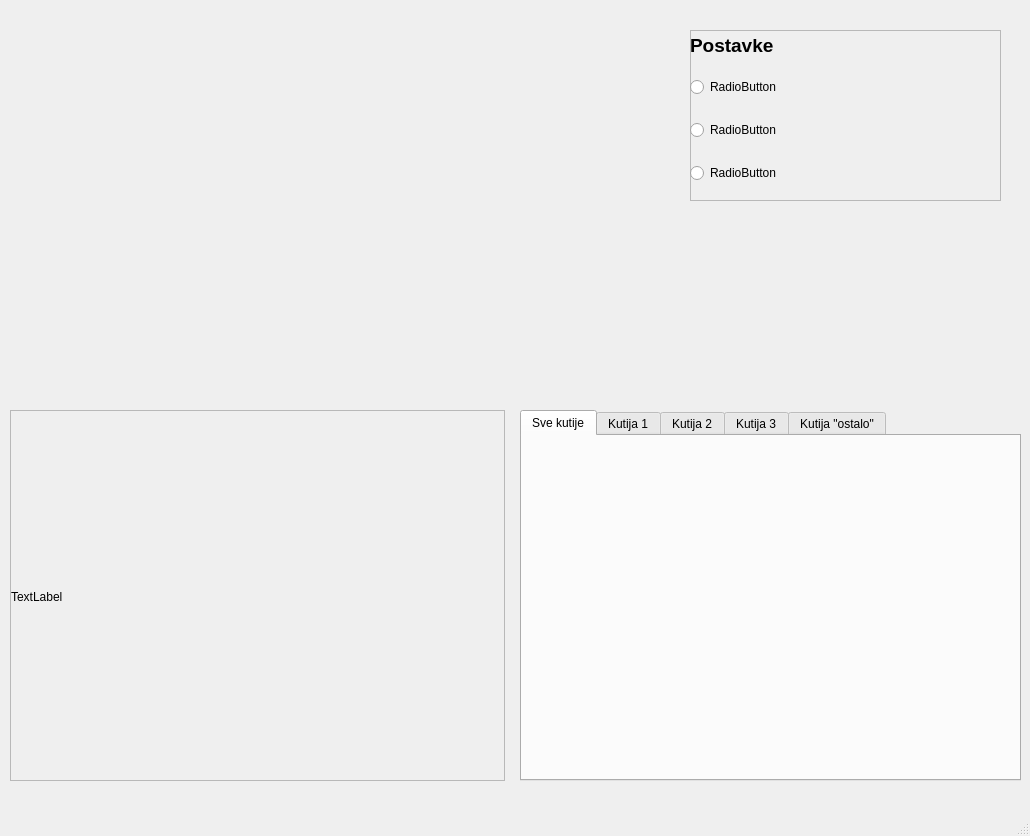
<?xml version="1.0" encoding="UTF-8"?>
<ui version="4.0">
 <class>MainWindow</class>
 <widget class="QMainWindow" name="MainWindow">
  <property name="geometry">
   <rect>
    <x>0</x>
    <y>0</y>
    <width>1030</width>
    <height>836</height>
   </rect>
  </property>
  <property name="windowTitle">
   <string>Sortirka</string>
  </property>
  <widget class="QWidget" name="centralwidget">
   <widget class="QTabWidget" name="tabWidget">
    <property name="geometry">
     <rect>
      <x>520</x>
      <y>410</y>
      <width>501</width>
      <height>371</height>
     </rect>
    </property>
    <property name="tabShape">
     <enum>QTabWidget::Rounded</enum>
    </property>
    <property name="currentIndex">
     <number>0</number>
    </property>
    <property name="elideMode">
     <enum>Qt::ElideNone</enum>
    </property>
    <widget class="QWidget" name="tab">
     <attribute name="title">
      <string>Sve kutije</string>
     </attribute>
    </widget>
    <widget class="QWidget" name="tab_3">
     <attribute name="title">
      <string>Kutija 1</string>
     </attribute>
    </widget>
    <widget class="QWidget" name="tab_4">
     <attribute name="title">
      <string>Kutija 2</string>
     </attribute>
    </widget>
    <widget class="QWidget" name="tab_2">
     <attribute name="title">
      <string>Kutija 3</string>
     </attribute>
    </widget>
    <widget class="QWidget" name="tab_5">
     <attribute name="title">
      <string>Kutija &quot;ostalo&quot;</string>
     </attribute>
    </widget>
   </widget>
   <widget class="QStackedWidget" name="stackedWidget">
    <property name="geometry">
     <rect>
      <x>10</x>
      <y>410</y>
      <width>495</width>
      <height>371</height>
     </rect>
    </property>
    <property name="frameShape">
     <enum>QFrame::StyledPanel</enum>
    </property>
    <property name="frameShadow">
     <enum>QFrame::Plain</enum>
    </property>
    <property name="currentIndex">
     <number>1</number>
    </property>
    <widget class="QWidget" name="page">
     <widget class="QLabel" name="img_frame1">
      <property name="geometry">
       <rect>
        <x>0</x>
        <y>0</y>
        <width>495</width>
        <height>371</height>
       </rect>
      </property>
      <property name="text">
       <string>TextLabel</string>
      </property>
     </widget>
    </widget>
    <widget class="QWidget" name="page_2">
     <widget class="QLabel" name="img_frame1_2">
      <property name="geometry">
       <rect>
        <x>0</x>
        <y>0</y>
        <width>495</width>
        <height>371</height>
       </rect>
      </property>
      <property name="text">
       <string>TextLabel</string>
      </property>
     </widget>
    </widget>
   </widget>
   <widget class="QFrame" name="frame">
    <property name="geometry">
     <rect>
      <x>690</x>
      <y>30</y>
      <width>311</width>
      <height>171</height>
     </rect>
    </property>
    <property name="frameShape">
     <enum>QFrame::StyledPanel</enum>
    </property>
    <property name="frameShadow">
     <enum>QFrame::Plain</enum>
    </property>
    <widget class="QLabel" name="lb_settings">
     <property name="geometry">
      <rect>
       <x>0</x>
       <y>0</y>
       <width>311</width>
       <height>31</height>
      </rect>
     </property>
     <property name="toolTip">
      <string>&lt;html&gt;&lt;head/&gt;&lt;body&gt;&lt;p&gt;&lt;span style=&quot; font-size:14pt; font-weight:600;&quot;&gt;Postavke&lt;/span&gt;&lt;/p&gt;&lt;/body&gt;&lt;/html&gt;</string>
     </property>
     <property name="locale">
      <locale language="Croatian" country="Croatia"/>
     </property>
     <property name="text">
      <string>&lt;html&gt;&lt;head/&gt;&lt;body&gt;&lt;p&gt;&lt;span style=&quot; font-size:14pt; font-weight:600;&quot;&gt;Postavke&lt;/span&gt;&lt;/p&gt;&lt;/body&gt;&lt;/html&gt;</string>
     </property>
     <property name="textFormat">
      <enum>Qt::RichText</enum>
     </property>
     <property name="wordWrap">
      <bool>false</bool>
     </property>
     <property name="margin">
      <number>3</number>
     </property>
    </widget>
    <widget class="QWidget" name="verticalLayoutWidget">
     <property name="geometry">
      <rect>
       <x>0</x>
       <y>30</y>
       <width>311</width>
       <height>141</height>
      </rect>
     </property>
     <layout class="QVBoxLayout" name="settings_verticalLayout">
      <item>
       <widget class="QRadioButton" name="radioButton_2">
        <property name="text">
         <string>RadioButton</string>
        </property>
       </widget>
      </item>
      <item>
       <widget class="QRadioButton" name="radioButton">
        <property name="text">
         <string>RadioButton</string>
        </property>
       </widget>
      </item>
      <item>
       <widget class="QRadioButton" name="radioButton_3">
        <property name="text">
         <string>RadioButton</string>
        </property>
       </widget>
      </item>
     </layout>
    </widget>
   </widget>
  </widget>
  <widget class="QMenuBar" name="menubar">
   <property name="geometry">
    <rect>
     <x>0</x>
     <y>0</y>
     <width>1030</width>
     <height>25</height>
    </rect>
   </property>
  </widget>
  <widget class="QStatusBar" name="statusbar"/>
 </widget>
 <resources/>
 <connections/>
</ui>
